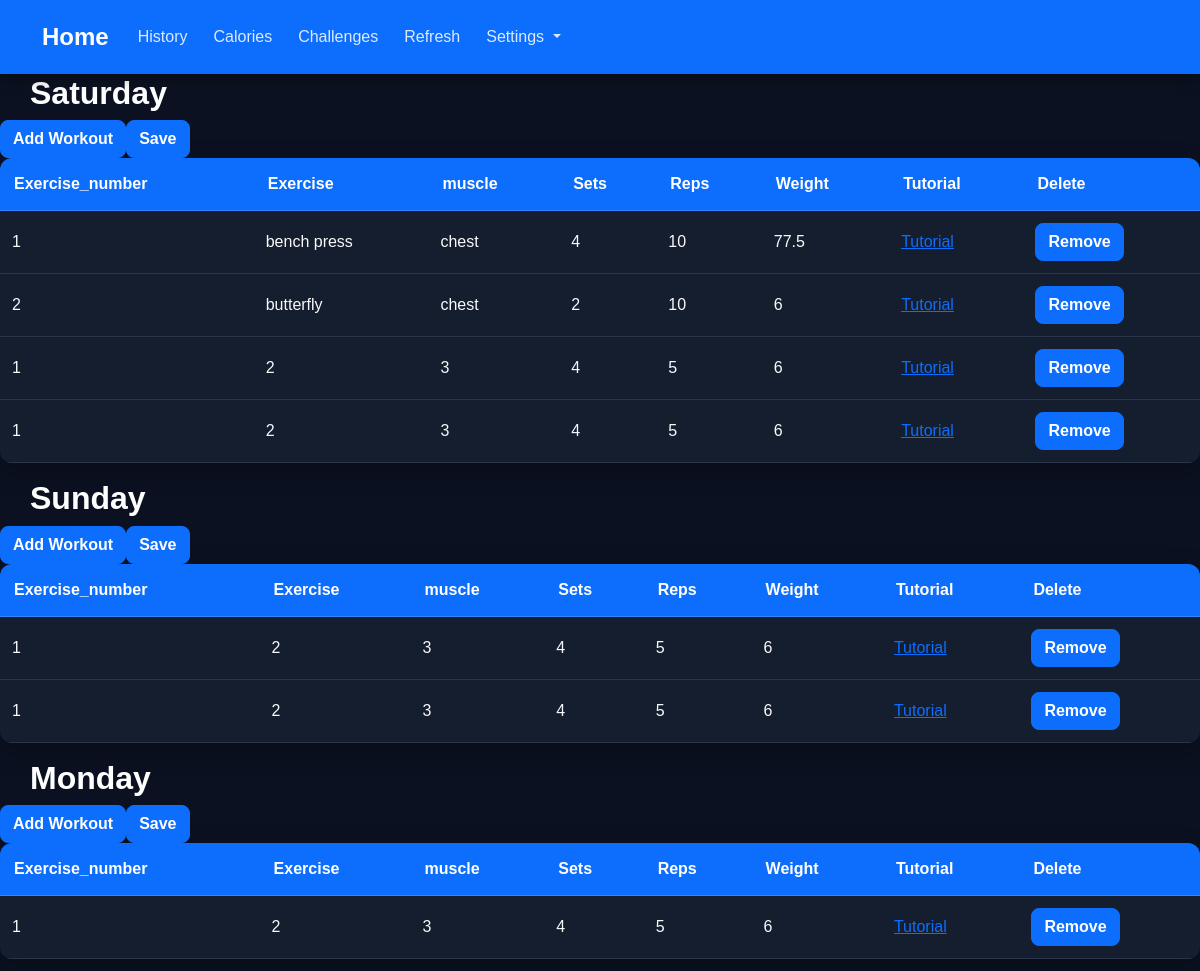
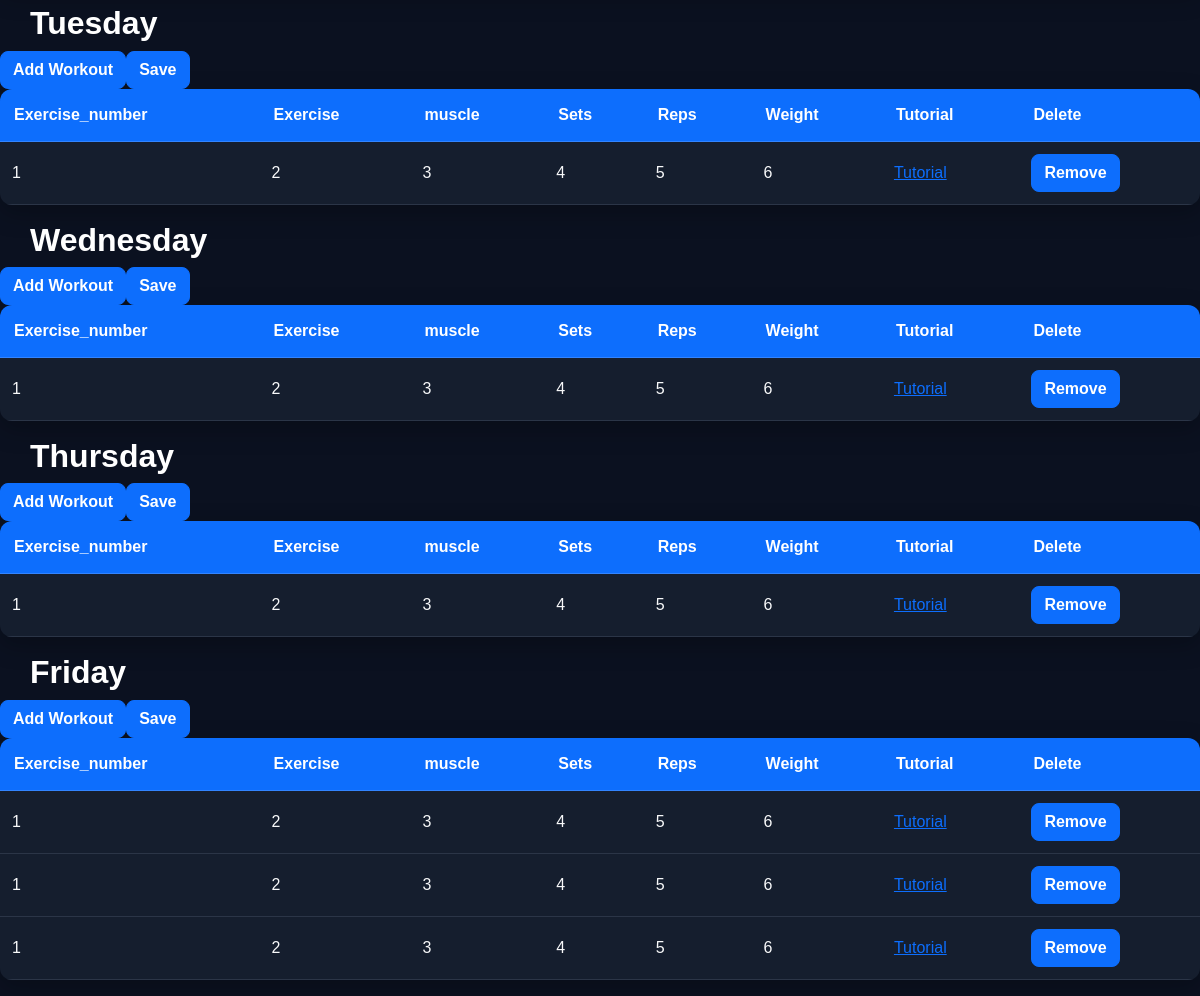
The page / (signed in) on the database its author committed (2 pictures, top to bottom).
### tables this page shows
CREATE TABLE workouts (
    id INTEGER PRIMARY KEY AUTOINCREMENT,
    user_id INTEGER NOT NULL,
    day TEXT NOT NULL,
    exercise_number INTEGER NOT NULL,
    exercise TEXT NOT NULL,
    muscle TEXT NOT NULL,
    sets INTEGER NOT NULL,
    reps INTEGER NOT NULL,
    weight INTEGER NOT NULL
);

### app.py (the view)
@app.route("/",methods=["GET","POST"])
def index():
         if "user_id" not in session:
              return redirect("/login")
         if request.method == "POST":
                 exercise_number = request.form.get("exercise_number")
                 exercise = request.form.get("exercise")
                 muscle = request.form.get("muscle")
                 sets = request.form.get("sets")
                 day = request.form.get("day")
                 reps = request.form.get("reps")
                 weight = request.form.get("weight")
                 db.execute("INSERT INTO workouts (user_id, day, exercise_number, exercise, muscle, sets, reps, weight) VALUES (?, ?, ?, ?, ?, ?, ?, ?)",
                                                   session["user_id"],
                                                   day,
                                                   exercise_number,
                                                  exercise,
                                                  muscle,
                                                  sets,
                                                  reps,
                                                  weight
                                                         )
                 return redirect("/")
         else:
                             saturday = db.execute("SELECT id, exercise_number, exercise, muscle, sets, reps, weight FROM workouts WHERE user_id = ? AND day = ?",
                             session["user_id"], "Saturday")
                             sunday = db.execute("SELECT id, exercise_number, exercise, muscle, sets, reps, weight FROM workouts WHERE user_id = ? AND day = ?",
                             session["user_id"], "Sunday")
                             monday = db.execute("SELECT id, exercise_number, exercise, muscle, sets, reps, weight FROM workouts WHERE user_id = ? AND day = ?",
                             session["user_id"], "Monday")
                             tuesday = db.execute("SELECT id, exercise_number, exercise, muscle, sets, reps, weight FROM workouts WHERE user_id = ? AND day = ?",
                             session["user_id"], "Tuesday")
                             wednesday = db.execute("SELECT id, exercise_number, exercise, muscle, sets, reps, weight FROM workouts WHERE user_id = ? AND day = ?",
                             session["user_id"], "Wednesday")
                             thursday = db.execute("SELECT id, exercise_number, exercise, muscle, sets, reps, weight FROM workouts WHERE user_id = ? AND day = ?",
                             session["user_id"], "Thursday")
                             friday = db.execute("SELECT id, exercise_number, exercise, muscle, sets, reps, weight FROM workouts WHERE user_id = ? AND day = ?",
                             session["user_id"], "Friday")
                             return render_template(
                                                     "index.html",
                                                    saturday=saturday,
                                                    sunday=sunday,
                                                     monday=monday,
                                                     tuesday=tuesday,
                                                   wednesday=wednesday,
                                                   thursday=thursday,
                                                    friday=friday)

### templates/index.html (shortened to what this page needs)
{% extends "layout.html" %}
{% block body %}
         <nav class="navbar navbar-expand-lg bg-body-tertiary">
  <div class="container-fluid">
    <a class="navbar-brand" href="/">Home</a>
    <div class="collapse navbar-collapse" id="navbarNavDropdown">
      <ul class="navbar-nav">
        <li class="nav-item">
          <a class="nav-link" href="/history">History</a>
        </li>
        <li class="nav-item">
          <a class="nav-link" href="/calories">Calories</a>
        </li>
         <li class="nav-item">
          <a class="nav-link" href="/challenges">Challenges</a>
        </li>
        <li class="nav-item">
          <a class="nav-link" href="" onclick="window.location.href=window.location.pathname; return false;">Refresh</a>
        </li>
        <li class="nav-item dropdown">
          <a class="nav-link dropdown-toggle" role="button" data-bs-toggle="dropdown" aria-expanded="false">
            Settings
          </a>
        </li>
      </ul>
    </div>
  </div>
</nav>
<table class="table">
  <h2><b>Saturday</b></h2>
  <button type="button" class="btn btn-primary" onclick=" visible(0);" name="day" value="Saturday">Add Workout</button>
  <thead>
    <tr>
      <th scope="col">Exercise_number</th>
      <th scope="col">Exercise</th>
      <th scope="col">muscle</th>
      <th scope="col">Sets</th>
      <th scope="col">Reps</th>
      <th scope="col">Weight</th>
      <th scope="col">Tutorial</th>
      <th scope="col">Delete</th>
    </tr>
  </thead>
  <tbody>
    <tr id="add-0"><script>invisible(0);</script>
      <button form="saturday-form" class="btn btn-primary" type="submit" name="day" value="Saturday">
    Save
  </button>
    </tr>
 {% for workout in saturday %}
<tr>
    <td>{{ workout["exercise_number"] }}</td>
    <td>{{ workout["exercise"] }}</td>
    <td>{{ workout["muscle"] }}</td>
    <td>{{ workout["sets"] }}</td>
    <td>{{ workout["reps"] }}</td>
    <td>{{ workout["weight"] }}</td>
    <td><a href="https://musclewiki.com/" >Tutorial</a></td>
    <form action="/delete" method="Post">
    <td>
          <button type="submit" class="btn btn-primary" name="remove" value="{{ workout['id'] }}">Remove</button>
      </td>
      </form>
</tr>
{% endfor %}
  </tbody>
</table>
<table class="table">
  <h2><b>Sunday</b></h2>
  <button type="button" class="btn btn-primary" onclick=" visible(1);" name="day" value="Sunday">Add Workout</button>
  <thead>
    <tr>
      <th scope="col">Exercise_number</th>
      <th scope="col">Exercise</th>
      <th scope="col">muscle</th>
      <th scope="col">Sets</th>
      <th scope="col">Reps</th>
      <th scope="col">Weight</th>
      <th scope="col">Tutorial</th>
      <th scope="col">Delete</th>
    </tr>
  </thead>
  <tbody>
    <tr id="add-1"><script>invisible(1);</script>
      <button form="sunday-form" class="btn btn-primary"
        type="submit" name="day" value="Sunday">
    Save
</button>
    </tr>
 {% for workout in sunday %}
<tr>
    <td>{{ workout["exercise_number"] }}</td>
    <td>{{ workout["exercise"] }}</td>
    <td>{{ workout["muscle"] }}</td>
    <td>{{ workout["sets"] }}</td>
    <td>{{ workout["reps"] }}</td>
    <td>{{ workout["weight"] }}</td>
    <td><a href="https://musclewiki.com/" >Tutorial</a></td>
    <form action="/delete" method="Post">
     <td>
        <button type="submit" class="btn btn-primary" name="remove" value="{{ workout['id'] }}">Remove</button>
      </td>
      </form>
</tr>
{% endfor %}
  </tbody>
</table>
<table class="table">
  <h2><b>Monday</b></h2>
  <button type="button" class="btn btn-primary" onclick=" visible(2);" name="day" value="Monday">Add Workout</button>
  <thead>
    <tr>
      <th scope="col">Exercise_number</th>
      <th scope="col">Exercise</th>
      <th scope="col">muscle</th>
      <th scope="col">Sets</th>
      <th scope="col">Reps</th>
      <th scope="col">Weight</th>
      <th scope="col">Tutorial</th>
      <th scope="col">Delete</th>
    </tr>
  </thead>
  <tbody>
    <tr id="add-2"><script>invisible(2);</script>
<button form="monday-form" class="btn btn-primary" type="submit" name="day" value="Monday">
    Save
</button>
    </tr>
 {% for workout in monday %}
<tr>
    <td>{{ workout["exercise_number"] }}</td>
    <td>{{ workout["exercise"] }}</td>
    <td>{{ workout["muscle"] }}</td>
    <td>{{ workout["sets"] }}</td>
    <td>{{ workout["reps"] }}</td>
    <td>{{ workout["weight"] }}</td>
    <td><a href="https://musclewiki.com/" >Tutorial</a></td>
    <form action="/delete" method="Post">
    <td>
          <button type="submit" class="btn btn-primary" name="remove" value="{{ workout['id'] }}">Remove</button>
      </td>
      </form>
</tr>
{% endfor %}
  </tbody>
</table>
<table class="table">
  <h2><b>Tuesday</b></h2>
  <button type="button" class="btn btn-primary" onclick=" visible(3);" name="day" value="Tuesday">Add Workout</button>
  <thead>
    <tr>
      <th scope="col">Exercise_number</th>
      <th scope="col">Exercise</th>
      <th scope="col">muscle</th>
      <th scope="col">Sets</th>
      <th scope="col">Reps</th>
      <th scope="col">Weight</th>
      <th scope="col">Tutorial</th>
      <th scope="col">Delete</th>
    </tr>
  </thead>
  <tbody>
    <tr id="add-3"><script>invisible(3);</script>
      <button form="tuesday-form" class="btn btn-primary" type="submit" name="day" value="Tuesday">
    Save
</button>
    </tr>
 {% for workout in tuesday %}
<tr>
    <td>{{ workout["exercise_number"] }}</td>
    <td>{{ workout["exercise"] }}</td>
    <td>{{ workout["muscle"] }}</td>
    <td>{{ workout["sets"] }}</td>
    <td>{{ workout["reps"] }}</td>
    <td>{{ workout["weight"] }}</td>
    <td><a href="https://musclewiki.com/" >Tutorial</a></td>
    <form action="/delete" method="Post">
    <td>
          <button type="submit" class="btn btn-primary" name="remove" value="{{ workout['id'] }}">Remove</button>
      </td>
      </form>
</tr>
{% endfor %}
  </tbody>
</table>
<table class="table">
  <h2><b>Wednesday</b></h2>
  <button type="button" class="btn btn-primary" onclick=" visible(4);" name="day" value="Wednesday">Add Workout</button>
  <thead>
    <tr>
      <th scope="col">Exercise_number</th>
      <th scope="col">Exercise</th>
      <th scope="col">muscle</th>
      <th scope="col">Sets</th>
      <th scope="col">Reps</th>
      <th scope="col">Weight</th>
      <th scope="col">Tutorial</th>
      <th scope="col">Delete</th>
    </tr>
  </thead>
  <tbody>
    <tr id="add-4"><script>invisible(4);</script>
       <button form="wednesday-form" class="btn btn-primary" type="submit" name="day" value="Wednesday">
    Save
</button>
    </tr>
 {% for workout in wednesday %}
<tr>
    <td>{{ workout["exercise_number"] }}</td>
    <td>{{ workout["exercise"] }}</td>
    <td>{{ workout["muscle"] }}</td>
    <td>{{ workout["sets"] }}</td>
    <td>{{ workout["reps"] }}</td>
    <td>{{ workout["weight"] }}</td>
    <td><a href="https://musclewiki.com/" >Tutorial</a></td>
    <form action="/delete" method="Post">
    <td>
          <button type="submit" class="btn btn-primary" name="remove" value="{{ workout['id'] }}">Remove</button>
      </td>
      </form>
</tr>
{% endfor %}
  </tbody>
</table>
<table class="table">
  <h2><b>Thursday</b></h2>
  <button type="button" class="btn btn-primary" onclick=" visible(5);" name="day" value="Thursday">Add Workout</button>
  <thead>
    <tr>
      <th scope="col">Exercise_number</th>
      <th scope="col">Exercise</th>
      <th scope="col">muscle</th>
      <th scope="col">Sets</th>
      <th scope="col">Reps</th>
      <th scope="col">Weight</th>
      <th scope="col">Tutorial</th>
      <th scope="col">Delete</th>
    </tr>
  </thead>
  <tbody>
    <tr id="add-5"><script>invisible(5);</script>
      <button form="thursday-form" class="btn btn-primary" type="submit" name="day" value="Thursday">
    Save
</button>
    </tr>
 {% for workout in thursday %}
<tr>
    <td>{{ workout["exercise_number"] }}</td>
    <td>{{ workout["exercise"] }}</td>
    <td>{{ workout["muscle"] }}</td>
    <td>{{ workout["sets"] }}</td>
    <td>{{ workout["reps"] }}</td>
    <td>{{ workout["weight"] }}</td>
    <td><a href="https://musclewiki.com/" >Tutorial</a></td>
    <form action="/delete" method="Post">
    <td>
          <button type="submit" class="btn btn-primary" class="btn btn-primary" name="remove" value="{{ workout['id'] }}">Remove</button>
      </td>
      </form>
</tr>
{% endfor %}
  </tbody>
</table>
<table class="table">
  <h2><b>Friday</b></h2>
  <button type="button" class="btn btn-primary" onclick=" visible(6);"  value="Friday">Add Workout</button>
  <thead>
    <tr>
      <th scope="col">Exercise_number</th>
      <th scope="col">Exercise</th>
      <th scope="col">muscle</th>
      <th scope="col">Sets</th>
      <th scope="col">Reps</th>
      <th scope="col">Weight</th>
      <th scope="col">Tutorial</th>
      <th scope="col">Delete</th>
    </tr>
  </thead>
  <tbody>
    <tr id="add-6"><script>invisible(6);</script>
        <button form="friday-form" class="btn btn-primary" type="submit" name="day" value="Friday">
    Save
</button>
    </tr>
 {% for workout in friday %}
<tr>
    <td>{{ workout["exercise_number"] }}</td>
    <td>{{ workout["exercise"] }}</td>
    <td>{{ workout["muscle"] }}</td>
    <td>{{ workout["sets"] }}</td>
    <td>{{ workout["reps"] }}</td>
    <td>{{ workout["weight"] }}</td>
    <td><a href="https://musclewiki.com/" >Tutorial</a></td>
    <form action="/delete" method="Post">
    <td>
          <button type="submit" class="btn btn-primary" name="remove" value="{{ workout['id'] }}">Remove</button>
      </td>
      </form>
</tr>
{% endfor %}
  </tbody>
</table>
{% endblock %}

### static/styles.css (style rules this page uses)
body { min-height: 100vh; margin: 0; background-color: #0b1120; color: #f8f9fa; font-family: Arial, sans-serif; }
.navbar { background: #0d6efd !important; padding: 14px 30px; box-shadow: 0 4px 15px rgba(0, 0, 0, 0.35); }
.navbar-brand { color: white !important; font-size: 1.5rem; font-weight: 700; }
.navbar .nav-link { color: rgba(255, 255, 255, 0.85) !important; font-weight: 500; margin: 0 5px; border-radius: 8px; transition: 0.2s; }
h1, h2, h3 { color: white; font-weight: 700; }
.table { --bs-table-bg: #151e2e; --bs-table-color: #f8f9fa; --bs-table-border-color: #2b3547; border-radius: 12px; overflow: hidden; box-shadow: 0 8px 25px rgba(0, 0, 0, 0.25); }
.table thead th { background-color: #0d6efd !important; color: white !important; border-color: #3284ff; padding: 14px; }
.table td { padding: 12px; vertical-align: middle; }
.btn { border-radius: 8px; font-weight: 600; transition: transform 0.2s, box-shadow 0.2s; }
body > h1, body > h2, body > h3, body > p { margin-left: 30px; margin-right: 30px; }
.navbar { width: 100%; background: #0d6efd !important; padding: 14px 30px; box-shadow: 0 4px 15px rgba(0, 0, 0, 0.35); }

### rows shown on the page
workouts: exercise_number "1", exercise "bench press", muscle "chest", sets "4", reps "10", weight "77.5", {{ workout['id'] }} 65 (drawn)
workouts: exercise_number "2", exercise "butterfly", muscle "chest", sets "2", reps "10", weight "6", {{ workout['id'] }} 67 (drawn)
workouts: exercise_number "1", exercise "2", muscle "3", sets "4", reps "5", weight "6", {{ workout['id'] }} 77 (drawn)
workouts: exercise_number "1", exercise "2", muscle "3", sets "4", reps "5", weight "6", {{ workout['id'] }} 78 (drawn)
workouts: exercise_number "1", exercise "2", muscle "3", sets "4", reps "5", weight "6", {{ workout['id'] }} 68 (drawn)
workouts: exercise_number "1", exercise "2", muscle "3", sets "4", reps "5", weight "6", {{ workout['id'] }} 74 (drawn)
workouts: exercise_number "1", exercise "2", muscle "3", sets "4", reps "5", weight "6", {{ workout['id'] }} 75 (drawn)
workouts: exercise_number "1", exercise "2", muscle "3", sets "4", reps "5", weight "6", {{ workout['id'] }} 69 (drawn)
workouts: exercise_number "1", exercise "2", muscle "3", sets "4", reps "5", weight "6", {{ workout['id'] }} 76 (drawn)
workouts: exercise_number "1", exercise "2", muscle "3", sets "4", reps "5", weight "6", {{ workout['id'] }} 70 (drawn)
workouts: exercise_number "1", exercise "2", muscle "3", sets "4", reps "5", weight "6", {{ workout['id'] }} 71 (drawn)
workouts: exercise_number "1", exercise "2", muscle "3", sets "4", reps "5", weight "6", {{ workout['id'] }} 72 (drawn)
workouts: exercise_number "1", exercise "2", muscle "3", sets "4", reps "5", weight "6", {{ workout['id'] }} 73 (drawn)
